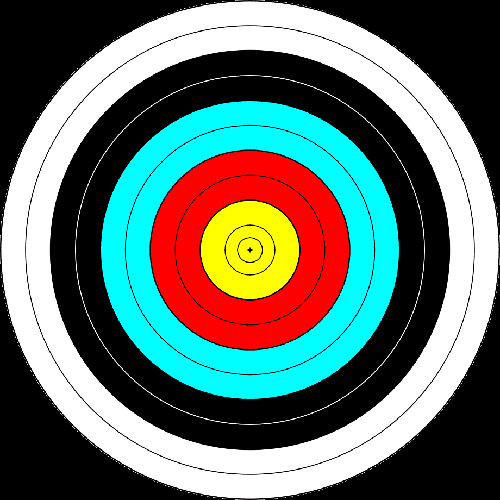
#> input picture dartboard.png, 500 x 500 px
$ python -i dart.py   (imports and definitions only)
#> lines starting #> are read from the running program, lines starting #| are printed output that depends on the picture; pictures that were not available may be replaced by others from this repository, and a replacement may not be noted
### Score_board.py
import cv2
import math
from constants import MY_RESOLUTION__X,MY_RESOLUTION__Y,DART_BOARD_SIZE,CAM_RES
class Scoreboard:
    def __init__(self) -> None:
        self.score = 0
        self.inside_hit=False
    def up_score(self,score):
            self.score=score
            """breakpoint()"""
    # [29 lines left out: functions display_scoreboard, in_dart_board, not called in this run]


### dart.py
import cv2
import cvzone
import random
from Score_board import Scoreboard
from constants import MY_RESOLUTION__X, MY_RESOLUTION__Y, DART_SIZE,DART_SIZE2,DART_SIZE1,CAM_RES,NUMBER_OF_DARTS,WIND_SIZE,DART_BOARD_SIZE,WIND_ACTIVATE
class Dart:


    def __init__(self) -> None:
        self.number_of_darts=[number for number in range(NUMBER_OF_DARTS)]
        self.scoreboard = Scoreboard()
        darthit0 = cv2.imread("AIR_DART_2.0/Util(Images)/struck_dart.png",cv2.IMREAD_UNCHANGED)
        self.darthit = cv2.resize(darthit0,DART_SIZE2)
        self.dartboard0 = cv2.imread("AIR_DART_2.0/Util(Images)/imagedartboard.png",cv2.IMREAD_UNCHANGED)
        self.dartboard_pos = ((CAM_RES[0]//2 + DART_BOARD_SIZE[0]//2),(CAM_RES[1]//2 + DART_BOARD_SIZE[1]//2))
        self.darthit_number = [1 for number in range(NUMBER_OF_DARTS)]
        self.CAPTURED = False
        self.number = []
        self.allowgrab=True
        self.count=-1
        self.darts = []
        self.resize=1
        self.positions=[]
        self.WIND_DIRECTION = random.randint(0,1)
        self.pos_fall=(0,0)
        self.dart_captured_number=-12
        self.distance_throw = 0
        self.distancediff = 0
        self.anti_grav_pointer=10
        self.angle_of_throw=0
        self.intensity = 3
        self.pointer_wind = 0
        self.wind_pos=((100,200),(100,200),(100,200),(100,200),(100,200),(500,500),(500,500),(500,500),(500,500),(500,500),(500,200),(500,200),(500,200),(500,200),(500,200))
        for i in range(1,NUMBER_OF_DARTS+1):
            self.positions.append((int(MY_RESOLUTION__X * 0.05*i), int(MY_RESOLUTION__Y * 0.05)))
        self.darthit_pos :int =[(0,0) for number in range(NUMBER_OF_DARTS)]

    # [86 lines left out: functions dart_display, check_movement, moved, dart_removed, dart_animate, not called in this run]


    def allow_grab(self,allowgrab):
        self.allowgrab = allowgrab


    # [24 lines left out: function resizing, not called in this run]


    def captured(self):
        return self.CAPTURED

    # [163 lines left out: functions dart_falling_animate, dart_falling, grav2, grav1, wind_blow, not called in this run]


    def wind_animate(self,image):
        wind01 = cv2.imread("AIR_DART_2.0/Util(Images)/windblow/windblow1.png",cv2.IMREAD_UNCHANGED)
        wind02 = cv2.imread("AIR_DART_2.0/Util(Images)/windblow/windblow2.png",cv2.IMREAD_UNCHANGED)
        wind03 = cv2.imread("AIR_DART_2.0/Util(Images)/windblow/windblow3.png",cv2.IMREAD_UNCHANGED)
        wind1 = cv2.resize(wind01 , WIND_SIZE)
        wind2 = cv2.resize(wind02 , WIND_SIZE)
        wind3 = cv2.resize(wind03 , WIND_SIZE)
        wind_list = (wind1,wind1,wind1,wind1,wind1,wind2,wind2,wind2,wind2,wind2,wind3,wind3,wind3,wind3,wind3)
        self.pointer_wind+=1
        if self.pointer_wind ==15:
            self.pointer_wind =0
        print(self.pointer_wind)

        image1 = cvzone.overlayPNG(image,wind_list[self.pointer_wind],self.wind_pos[self.pointer_wind])
        return image1

    # [18 lines left out: functions dart_board, dart_hit, set_bg, not called in this run]


>>> import cv2
>>> picture = cv2.imread('dartboard.png', cv2.IMREAD_GRAYSCALE)
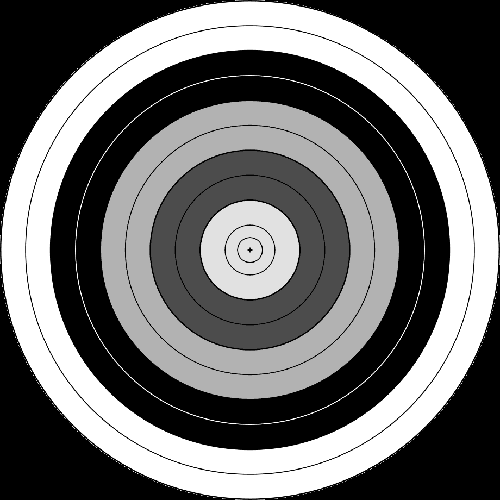
#> picture: shape (500, 500); min 0, max 255, mean 109.9
>>> result = Dart().wind_animate(picture)
#> in __init__, `self.darthit = cv2.resize(darthit0,DART_SIZE2)`:
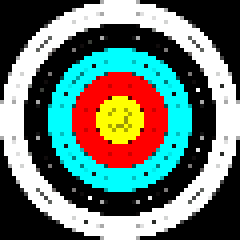
#> self.darthit: shape (60, 60, 4) (shown 4 times larger); mean B, G, R, A 108.8, 116.5, 101.5, 200.6
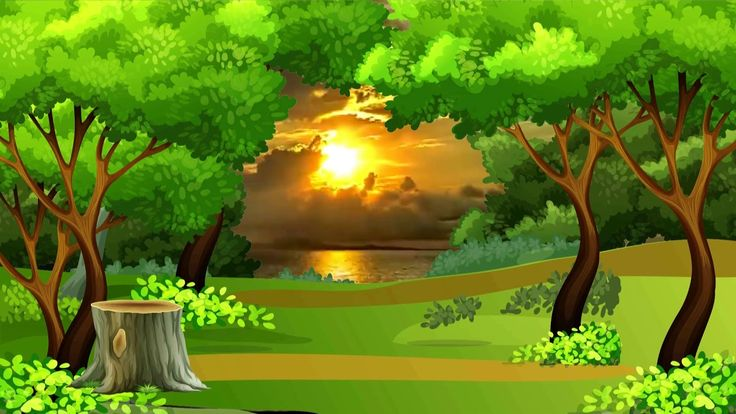
#> input picture bg_dart.jpg, 736 x 414 px, given in place of imagedartboard.png, which was not available
#> in __init__, self.dartboard0 is the input picture: shape (414, 736, 3); mean B, G, R 22, 131.3, 100.9
#> in wind_animate, `wind1 = cv2.resize(wind01 , WIND_SIZE)`:
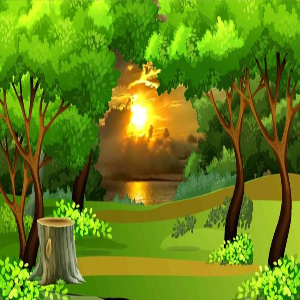
#> wind1: shape (300, 300, 3); mean B, G, R 21.9, 131.2, 100.8
#> (the run stopped early here; a loop or call above may not have finished)
